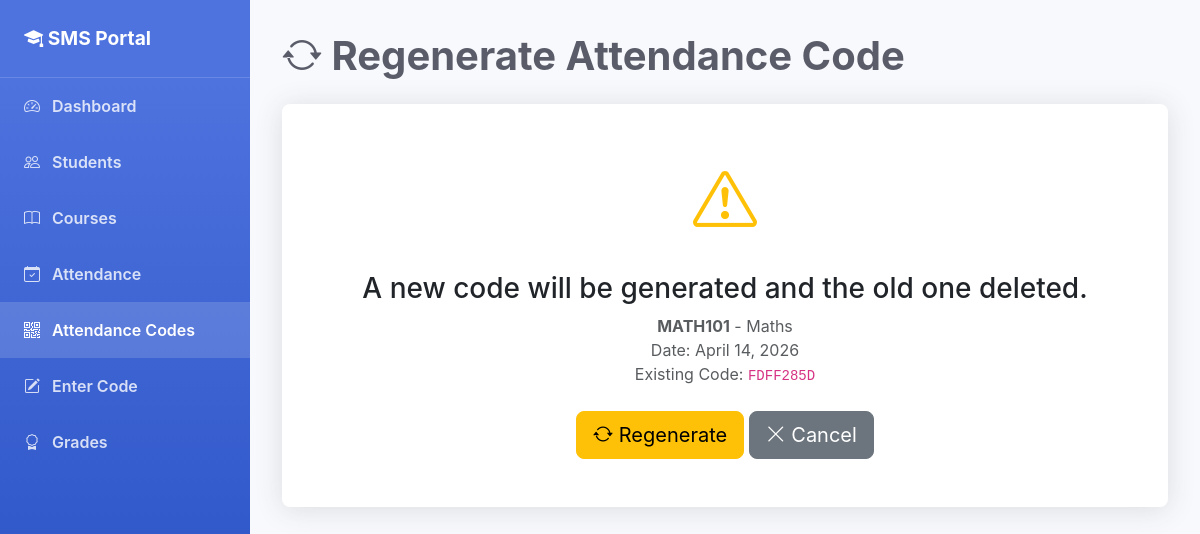
The page /attendance/sessions/9/regenerate/ on the database its author committed.
### students/models.py (models this page shows, shortened)
class AttendanceSession(models.Model):
    course = models.ForeignKey(Course, on_delete=models.CASCADE, related_name='sessions')
    date = models.DateField()
    code = models.CharField(max_length=32, unique=True)
    created_at = models.DateTimeField(auto_now_add=True)
    expires_at = models.DateTimeField(blank=True)
    class Meta:
        ordering = ['-date']
        unique_together = ['course', 'date']

class Course(models.Model):
    name = models.CharField(max_length=100)
    code = models.CharField(max_length=20, unique=True)
    credits = models.IntegerField(default=3)
    description = models.TextField(blank=True)
    created_at = models.DateTimeField(auto_now_add=True)
    class Meta:
        ordering = ['code']

### students/views.py (the view, shortened to what this page needs)
# urls.py: path('attendance/sessions/<int:pk>/regenerate/', views.attendance_session_regenerate, name='attendance_session_regenerate'),
def attendance_session_regenerate(request, pk):
    session = get_object_or_404(AttendanceSession, pk=pk)
    return render(request, 'students/attendance_session_confirm_regenerate.html', {'session': session})

### students/templates/students/attendance_session_confirm_regenerate.html (shortened to what this page needs)
{% extends 'students/base.html' %}
{% block content %}
<div class="page-header">
    <h1><i class="bi bi-arrow-repeat"></i> Regenerate Attendance Code</h1>
</div>
<div class="card">
    <div class="card-body text-center py-5">
        <i class="bi bi-exclamation-triangle text-warning" style="font-size: 4rem;"></i>
        <h3 class="mt-4">A new code will be generated and the old one deleted.</h3>
        <p class="text-muted">
            <strong>{{ session.course.code }}</strong> - {{ session.course.name }}<br>
            Date: {{ session.date }}<br>
            Existing Code: <code>{{ session.code }}</code>
        </p>
        <form method="POST" class="mt-4">
            <button type="submit" class="btn btn-warning btn-lg">
                <i class="bi bi-arrow-repeat"></i> Regenerate
            </button>
            <a href="{% url 'attendance_session_detail' session.pk %}" class="btn btn-secondary btn-lg">
                <i class="bi bi-x-lg"></i> Cancel
            </a>
        </form>
    </div>
</div>
{% endblock %}

### students/templates/students/base.html (style rules this page uses)
:root { --primary-color: #4e73df; --secondary-color: #858796; --success-color: #1cc88a; --info-color: #36b9cc; --warning-color: #f6c23e; --danger-color: #e74a3b; }
body { background-color: #f8f9fc; font-family: 'Nunito', -apple-system, BlinkMacSystemFont, 'Segoe UI', Roboto, sans-serif; }
.card { border: none; box-shadow: 0 0.15rem 1.75rem 0 rgba(58, 59, 69, 0.15); border-radius: 0.5rem; }
.page-header { margin-bottom: 1.5rem; }
.page-header h1 { color: #5a5c69; font-weight: 700; }

### rows shown on the page
AttendanceSession: course.code "MATH101", course.name "Maths", date "April 14, 2026", code "FDFF285D"
